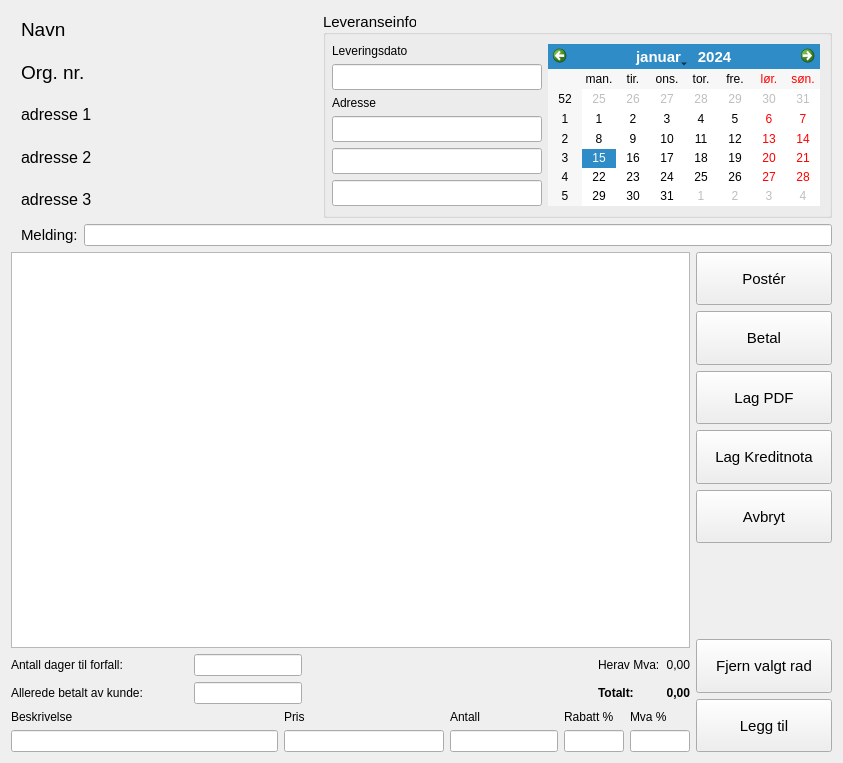
<?xml version="1.0" encoding="UTF-8"?>
<ui version="4.0">
 <class>Form</class>
 <widget class="QWidget" name="Form">
  <property name="geometry">
   <rect>
    <x>0</x>
    <y>0</y>
    <width>843</width>
    <height>763</height>
   </rect>
  </property>
  <property name="windowTitle">
   <string>Form</string>
  </property>
  <layout class="QVBoxLayout" name="verticalLayout">
   <item>
    <layout class="QHBoxLayout" name="horizontalLayout_3">
     <item>
      <layout class="QVBoxLayout" name="verticalLayout_3">
       <property name="leftMargin">
        <number>10</number>
       </property>
       <property name="rightMargin">
        <number>225</number>
       </property>
       <item>
        <widget class="QLabel" name="nameLabel">
         <property name="font">
          <font>
           <pointsize>14</pointsize>
          </font>
         </property>
         <property name="text">
          <string>Navn</string>
         </property>
        </widget>
       </item>
       <item>
        <widget class="QLabel" name="orgNoLabel">
         <property name="font">
          <font>
           <pointsize>14</pointsize>
          </font>
         </property>
         <property name="text">
          <string>Org. nr.</string>
         </property>
        </widget>
       </item>
       <item>
        <widget class="QLabel" name="addressLabel1">
         <property name="font">
          <font>
           <pointsize>12</pointsize>
          </font>
         </property>
         <property name="text">
          <string>adresse 1</string>
         </property>
        </widget>
       </item>
       <item>
        <widget class="QLabel" name="addressLabel2">
         <property name="font">
          <font>
           <pointsize>12</pointsize>
          </font>
         </property>
         <property name="text">
          <string>adresse 2</string>
         </property>
        </widget>
       </item>
       <item>
        <widget class="QLabel" name="addressLabel3">
         <property name="font">
          <font>
           <pointsize>12</pointsize>
          </font>
         </property>
         <property name="text">
          <string>adresse 3</string>
         </property>
        </widget>
       </item>
      </layout>
     </item>
     <item>
      <widget class="QGroupBox" name="groupBox">
       <property name="sizePolicy">
        <sizepolicy hsizetype="Preferred" vsizetype="Maximum">
         <horstretch>0</horstretch>
         <verstretch>200</verstretch>
        </sizepolicy>
       </property>
       <property name="font">
        <font>
         <pointsize>11</pointsize>
        </font>
       </property>
       <property name="title">
        <string>Leveranseinfo</string>
       </property>
       <property name="alignment">
        <set>Qt::AlignLeading|Qt::AlignLeft|Qt::AlignVCenter</set>
       </property>
       <layout class="QGridLayout" name="gridLayout">
        <property name="leftMargin">
         <number>6</number>
        </property>
        <item row="1" column="0">
         <layout class="QHBoxLayout" name="horizontalLayout_2">
          <item>
           <layout class="QVBoxLayout" name="verticalLayout_2">
            <item>
             <widget class="QLabel" name="label">
              <property name="font">
               <font>
                <pointsize>9</pointsize>
               </font>
              </property>
              <property name="text">
               <string>Leveringsdato</string>
              </property>
             </widget>
            </item>
            <item>
             <widget class="QLineEdit" name="deliveryDateEdit">
              <property name="readOnly">
               <bool>true</bool>
              </property>
             </widget>
            </item>
            <item>
             <widget class="QLabel" name="label_2">
              <property name="font">
               <font>
                <pointsize>9</pointsize>
               </font>
              </property>
              <property name="text">
               <string>Adresse</string>
              </property>
             </widget>
            </item>
            <item>
             <widget class="QLineEdit" name="deliveryAddressEdit1"/>
            </item>
            <item>
             <widget class="QLineEdit" name="deliveryAddressEdit2"/>
            </item>
            <item>
             <widget class="QLineEdit" name="deliveryAddressEdit3"/>
            </item>
           </layout>
          </item>
          <item>
           <widget class="QCalendarWidget" name="calendarWidget">
            <property name="font">
             <font>
              <pointsize>9</pointsize>
             </font>
            </property>
            <property name="locale">
             <locale language="NorwegianBokmal" country="Norway"/>
            </property>
           </widget>
          </item>
         </layout>
        </item>
       </layout>
      </widget>
     </item>
    </layout>
   </item>
   <item>
    <layout class="QHBoxLayout" name="horizontalLayout_4">
     <property name="leftMargin">
      <number>10</number>
     </property>
     <item>
      <widget class="QLabel" name="label_8">
       <property name="font">
        <font>
         <pointsize>11</pointsize>
        </font>
       </property>
       <property name="text">
        <string>Melding:</string>
       </property>
      </widget>
     </item>
     <item>
      <widget class="QLineEdit" name="messageEdit"/>
     </item>
    </layout>
   </item>
   <item>
    <layout class="QHBoxLayout" name="horizontalLayout_5" stretch="5,1">
     <item>
      <layout class="QVBoxLayout" name="verticalLayout_6">
       <item>
        <widget class="QTreeView" name="rowView"/>
       </item>
       <item>
        <layout class="QHBoxLayout" name="horizontalLayout">
         <item>
          <layout class="QVBoxLayout" name="verticalLayout_4">
           <item>
            <layout class="QHBoxLayout" name="horizontalLayout_6">
             <item>
              <widget class="QLabel" name="label_9">
               <property name="text">
                <string>Antall dager til forfall:</string>
               </property>
              </widget>
             </item>
             <item>
              <spacer name="horizontalSpacer_2">
               <property name="orientation">
                <enum>Qt::Horizontal</enum>
               </property>
               <property name="sizeHint" stdset="0">
                <size>
                 <width>40</width>
                 <height>20</height>
                </size>
               </property>
              </spacer>
             </item>
             <item>
              <widget class="QLineEdit" name="daysToDueEdit"/>
             </item>
            </layout>
           </item>
           <item>
            <layout class="QHBoxLayout" name="horizontalLayout_7">
             <item>
              <widget class="QLabel" name="label_10">
               <property name="text">
                <string>Allerede betalt av kunde:</string>
               </property>
              </widget>
             </item>
             <item>
              <spacer name="horizontalSpacer_3">
               <property name="orientation">
                <enum>Qt::Horizontal</enum>
               </property>
               <property name="sizeHint" stdset="0">
                <size>
                 <width>40</width>
                 <height>20</height>
                </size>
               </property>
              </spacer>
             </item>
             <item>
              <widget class="QLineEdit" name="alreadyPaidByCustomerEdit"/>
             </item>
            </layout>
           </item>
          </layout>
         </item>
         <item>
          <spacer name="horizontalSpacer">
           <property name="orientation">
            <enum>Qt::Horizontal</enum>
           </property>
           <property name="sizeHint" stdset="0">
            <size>
             <width>40</width>
             <height>20</height>
            </size>
           </property>
          </spacer>
         </item>
         <item>
          <layout class="QVBoxLayout" name="verticalLayout_7">
           <item>
            <layout class="QHBoxLayout" name="horizontalLayout_8">
             <item>
              <widget class="QLabel" name="label_12">
               <property name="text">
                <string>Herav Mva:</string>
               </property>
              </widget>
             </item>
             <item>
              <widget class="QLabel" name="vatLabel">
               <property name="text">
                <string>0,00</string>
               </property>
               <property name="alignment">
                <set>Qt::AlignRight|Qt::AlignTrailing|Qt::AlignVCenter</set>
               </property>
              </widget>
             </item>
            </layout>
           </item>
           <item>
            <layout class="QHBoxLayout" name="horizontalLayout_9">
             <item>
              <widget class="QLabel" name="label_14">
               <property name="font">
                <font>
                 <weight>75</weight>
                 <bold>true</bold>
                </font>
               </property>
               <property name="text">
                <string>Totalt:</string>
               </property>
              </widget>
             </item>
             <item>
              <widget class="QLabel" name="totalLabel">
               <property name="font">
                <font>
                 <weight>75</weight>
                 <bold>true</bold>
                </font>
               </property>
               <property name="text">
                <string>0,00</string>
               </property>
               <property name="alignment">
                <set>Qt::AlignRight|Qt::AlignTrailing|Qt::AlignVCenter</set>
               </property>
              </widget>
             </item>
            </layout>
           </item>
          </layout>
         </item>
        </layout>
       </item>
       <item>
        <layout class="QHBoxLayout" name="horizontalLayout_10" stretch="5,3,1,0,0">
         <item>
          <layout class="QVBoxLayout" name="verticalLayout_12">
           <item>
            <widget class="QLabel" name="label_15">
             <property name="text">
              <string>Beskrivelse</string>
             </property>
            </widget>
           </item>
           <item>
            <widget class="QLineEdit" name="descriptionEdit">
             <property name="sizePolicy">
              <sizepolicy hsizetype="Minimum" vsizetype="Fixed">
               <horstretch>250</horstretch>
               <verstretch>0</verstretch>
              </sizepolicy>
             </property>
            </widget>
           </item>
          </layout>
         </item>
         <item>
          <layout class="QVBoxLayout" name="verticalLayout_11">
           <item>
            <widget class="QLabel" name="label_16">
             <property name="text">
              <string>Pris</string>
             </property>
            </widget>
           </item>
           <item>
            <widget class="QLineEdit" name="priceEdit">
             <property name="sizePolicy">
              <sizepolicy hsizetype="Minimum" vsizetype="Fixed">
               <horstretch>20</horstretch>
               <verstretch>0</verstretch>
              </sizepolicy>
             </property>
            </widget>
           </item>
          </layout>
         </item>
         <item>
          <layout class="QVBoxLayout" name="verticalLayout_10">
           <item>
            <widget class="QLabel" name="label_17">
             <property name="text">
              <string>Antall</string>
             </property>
            </widget>
           </item>
           <item>
            <widget class="QLineEdit" name="amountEdit">
             <property name="sizePolicy">
              <sizepolicy hsizetype="Minimum" vsizetype="Fixed">
               <horstretch>20</horstretch>
               <verstretch>0</verstretch>
              </sizepolicy>
             </property>
            </widget>
           </item>
          </layout>
         </item>
         <item>
          <layout class="QVBoxLayout" name="verticalLayout_9">
           <item>
            <widget class="QLabel" name="label_18">
             <property name="text">
              <string>Rabatt %</string>
             </property>
            </widget>
           </item>
           <item>
            <widget class="QLineEdit" name="discountPercentageEdit">
             <property name="sizePolicy">
              <sizepolicy hsizetype="Minimum" vsizetype="Fixed">
               <horstretch>20</horstretch>
               <verstretch>0</verstretch>
              </sizepolicy>
             </property>
             <property name="maximumSize">
              <size>
               <width>60</width>
               <height>16777215</height>
              </size>
             </property>
            </widget>
           </item>
          </layout>
         </item>
         <item>
          <layout class="QVBoxLayout" name="verticalLayout_8">
           <item>
            <widget class="QLabel" name="label_19">
             <property name="maximumSize">
              <size>
               <width>50</width>
               <height>16777215</height>
              </size>
             </property>
             <property name="text">
              <string>Mva %</string>
             </property>
            </widget>
           </item>
           <item>
            <widget class="QLineEdit" name="vatPercentageEdit">
             <property name="sizePolicy">
              <sizepolicy hsizetype="Minimum" vsizetype="Fixed">
               <horstretch>20</horstretch>
               <verstretch>0</verstretch>
              </sizepolicy>
             </property>
             <property name="maximumSize">
              <size>
               <width>60</width>
               <height>300</height>
              </size>
             </property>
            </widget>
           </item>
          </layout>
         </item>
        </layout>
       </item>
      </layout>
     </item>
     <item>
      <layout class="QVBoxLayout" name="verticalLayout_5" stretch="0,0,0,0,0,0,0,0">
       <item>
        <widget class="QPushButton" name="postButton">
         <property name="sizePolicy">
          <sizepolicy hsizetype="Minimum" vsizetype="Expanding">
           <horstretch>0</horstretch>
           <verstretch>0</verstretch>
          </sizepolicy>
         </property>
         <property name="font">
          <font>
           <pointsize>11</pointsize>
          </font>
         </property>
         <property name="text">
          <string>Postér</string>
         </property>
        </widget>
       </item>
       <item>
        <widget class="QPushButton" name="payButton">
         <property name="sizePolicy">
          <sizepolicy hsizetype="Minimum" vsizetype="Expanding">
           <horstretch>0</horstretch>
           <verstretch>0</verstretch>
          </sizepolicy>
         </property>
         <property name="font">
          <font>
           <pointsize>11</pointsize>
          </font>
         </property>
         <property name="text">
          <string>Betal</string>
         </property>
        </widget>
       </item>
       <item>
        <widget class="QPushButton" name="createPDFButton">
         <property name="sizePolicy">
          <sizepolicy hsizetype="Minimum" vsizetype="Expanding">
           <horstretch>0</horstretch>
           <verstretch>0</verstretch>
          </sizepolicy>
         </property>
         <property name="font">
          <font>
           <pointsize>11</pointsize>
          </font>
         </property>
         <property name="text">
          <string>Lag PDF</string>
         </property>
        </widget>
       </item>
       <item>
        <widget class="QPushButton" name="createCreditNoteButton">
         <property name="sizePolicy">
          <sizepolicy hsizetype="Minimum" vsizetype="Expanding">
           <horstretch>0</horstretch>
           <verstretch>0</verstretch>
          </sizepolicy>
         </property>
         <property name="font">
          <font>
           <pointsize>11</pointsize>
          </font>
         </property>
         <property name="text">
          <string>Lag Kreditnota</string>
         </property>
        </widget>
       </item>
       <item>
        <widget class="QPushButton" name="cancelButton">
         <property name="sizePolicy">
          <sizepolicy hsizetype="Minimum" vsizetype="Expanding">
           <horstretch>0</horstretch>
           <verstretch>0</verstretch>
          </sizepolicy>
         </property>
         <property name="font">
          <font>
           <pointsize>11</pointsize>
          </font>
         </property>
         <property name="text">
          <string>Avbryt</string>
         </property>
        </widget>
       </item>
       <item>
        <spacer name="verticalSpacer">
         <property name="orientation">
          <enum>Qt::Vertical</enum>
         </property>
         <property name="sizeType">
          <enum>QSizePolicy::Maximum</enum>
         </property>
         <property name="sizeHint" stdset="0">
          <size>
           <width>20</width>
           <height>90</height>
          </size>
         </property>
        </spacer>
       </item>
       <item>
        <widget class="QPushButton" name="removeRowButton">
         <property name="sizePolicy">
          <sizepolicy hsizetype="Minimum" vsizetype="Expanding">
           <horstretch>0</horstretch>
           <verstretch>0</verstretch>
          </sizepolicy>
         </property>
         <property name="font">
          <font>
           <pointsize>11</pointsize>
          </font>
         </property>
         <property name="text">
          <string>Fjern valgt rad</string>
         </property>
        </widget>
       </item>
       <item>
        <widget class="QPushButton" name="addRowButton">
         <property name="sizePolicy">
          <sizepolicy hsizetype="Minimum" vsizetype="Expanding">
           <horstretch>0</horstretch>
           <verstretch>0</verstretch>
          </sizepolicy>
         </property>
         <property name="font">
          <font>
           <pointsize>11</pointsize>
          </font>
         </property>
         <property name="text">
          <string>Legg til</string>
         </property>
        </widget>
       </item>
      </layout>
     </item>
    </layout>
   </item>
  </layout>
 </widget>
 <resources/>
 <connections/>
</ui>
